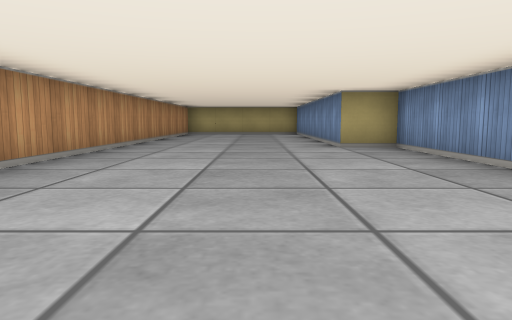
view 1 (above)

15 first-person views from a walk through a cub3D ray-caster map. The camera is about half as high as the walls, tilts 6° down and sees 70° across. The floor is counted in squares. Each view is taken from the middle of a square. On the plan, view 1 faces up. The plan holds only what a view shows up to about 9 squares ahead; the rest is blank.

view 2
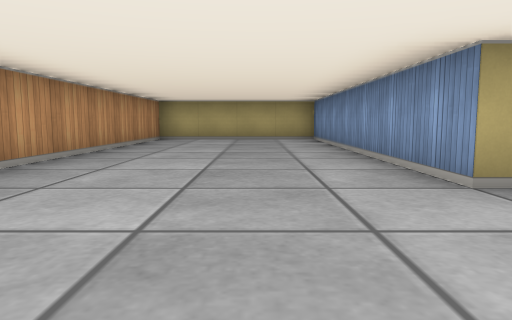

view 3
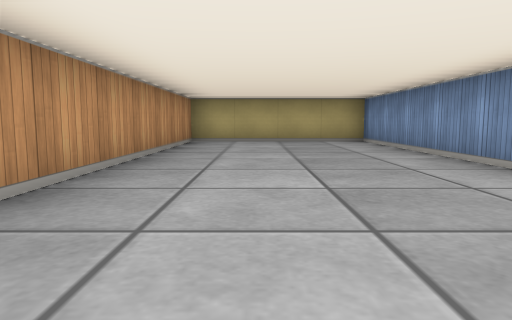

view 4
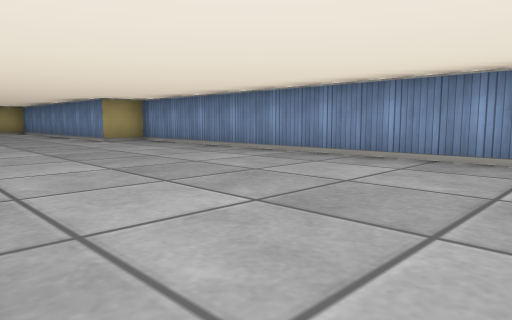

view 5
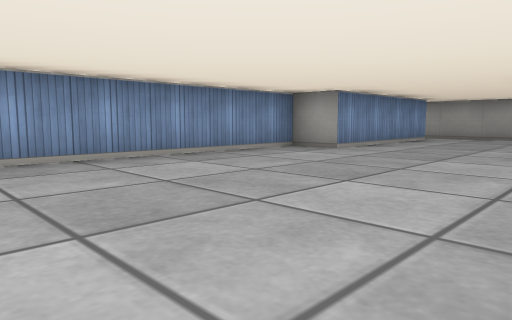

view 6
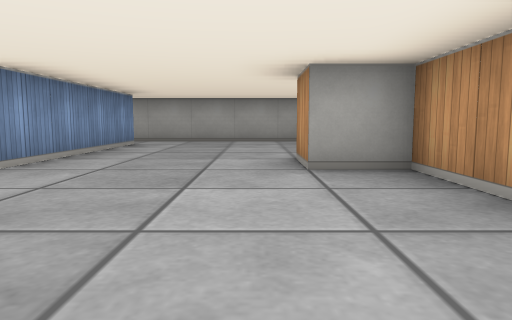

view 7
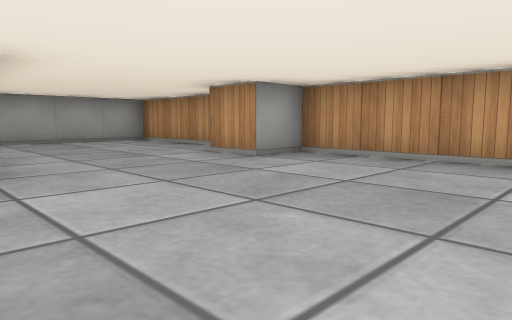

view 8
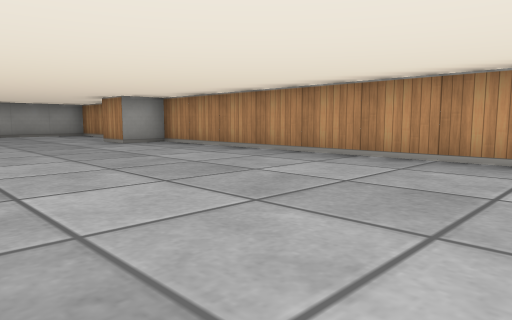

view 9
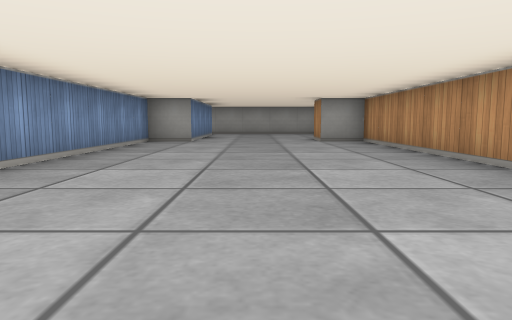

view 10
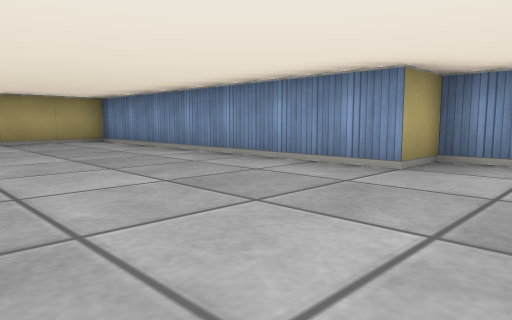

view 11
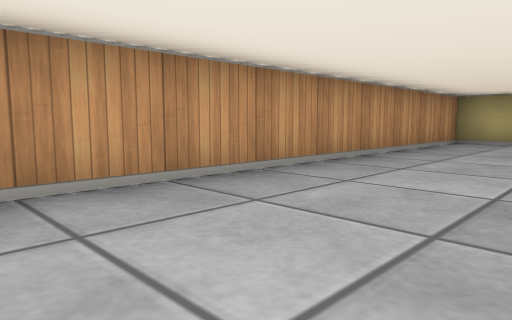

view 12
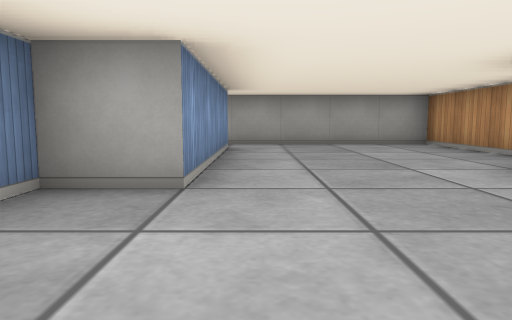

view 13
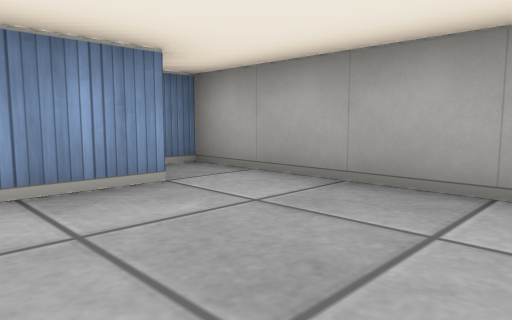

view 14
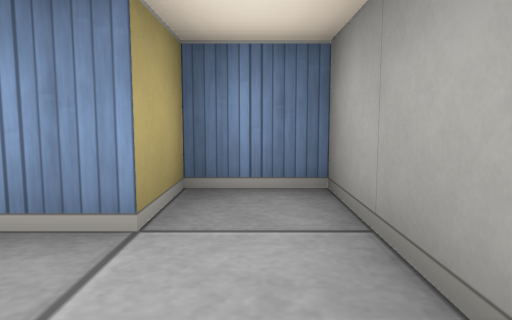

view 15
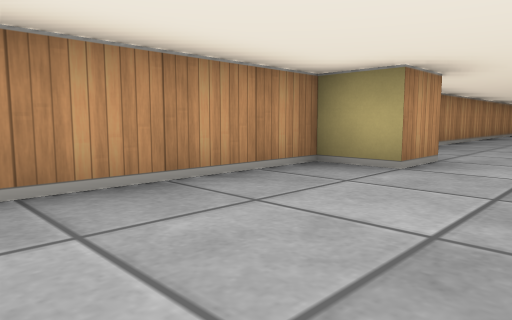

### Floor plan
Points are (right, up) in squares from view 1. A wall is a line through its corners. A room is listed if a view was taken in it or the views show most of it. See-through windows are left out.
Room 1 (views 1, 2, 3, 4, 5, 6, 7, 8, 9, 10, 11, 12, 13, 14, 15)
walls: (1.5, 6.5) (1.5, 13.5) (-2.5, 13.5) (-2.5, -3.5) (-1.5, -3.5) (-1.5, -4.5) (-2.5, -4.5) (-2.5, -8.5) (2.5, -8.5) (2.5, -7.5) (1.5, -7.5) (1.5, -3.5) (2.5, -3.5) (2.5, 6.5) (1.5, 6.5)

Where each view was taken, in squares from view 1:
view 1: 0 up, 0 right, facing up
view 2: 4 up, 0 right, facing up
view 3: 5 up, 1 left, facing up
view 4: 2 down, 2 left, facing up-right
view 5: 2 up, 2 left, facing down-right
view 6: 0 up, 1 left, facing down
view 7: 0 up, 2 right, facing down-left
view 8: 4 up, 2 right, facing down-left
view 9: 5 up, 0 right, facing down
view 10: 5 up, 2 left, facing up-right
view 11: 5 up, 0 right, facing up-left
view 12: 1 down, 1 right, facing down
view 13: 6 down, 1 left, facing down-right
view 14: 8 down, 0 right, facing right
view 15: 8 down, 0 right, facing up-left
